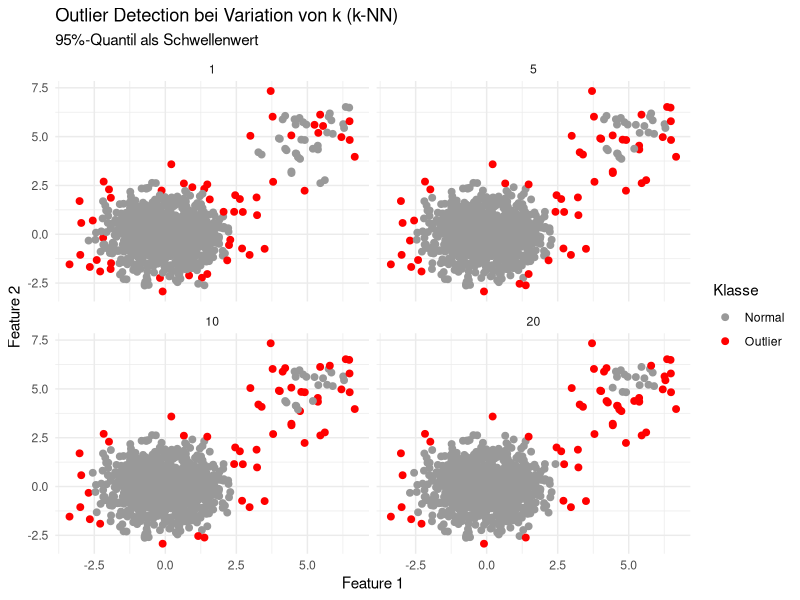

Generate this figure with R:
library(FNN)
library(dplyr)
library(ggplot2)

set.seed(42)
n <- 1000
p <- 2  # 2D für Visualisierung
normal_data <- matrix(rnorm(n * p, mean = 0, sd = 1), ncol = p)
anomaly_data <- matrix(rnorm(50 * p, mean = 5, sd = 1), ncol = p)
data <- rbind(normal_data, anomaly_data)
labels <- c(rep(0, n), rep(1, 50))  # 0 = normal, 1 = anomaly
colnames(data) <- c("f1", "f2")

# Wir probieren verschiedene k-Werte
k_values <- c(1, 5, 10, 20)

# Wir erstellen eine leere Liste für spätere Ergebnisse
results_list <- list()

for(k in k_values) {
  # k-NN-Distanzen berechnen
  knn_distances <- knn.dist(data, k = k)
  knn_scores <- rowMeans(knn_distances)
  
  # Schwellenwert (z.B. 95%-Quantil)
  threshold <- quantile(knn_scores, 0.95)
  
  # Outlier-Prediction
  knn_pred <- ifelse(knn_scores > threshold, 1, 0)
  
  # Ergebnis als Data Frame speichern
  df_k <- data.frame(
    f1 = data[,1],
    f2 = data[,2],
    k = factor(k),               # k als Faktor, damit wir facetten können
    knnScore = knn_scores,
    isOutlier = factor(knn_pred, labels = c("Normal", "Outlier"))
  )
  
  # Dem results_list hinzufügen
  results_list[[paste0("k=", k)]] <- df_k
}

# Alle Data Frames zusammenfügen
combined_df <- do.call(rbind, results_list)

# Facet-Plot: Jede Facette entspricht einem k-Wert
ggplot(combined_df, aes(x = f1, y = f2, color = isOutlier)) +
  geom_point(size = 2) +
  facet_wrap(~ k) +
  scale_color_manual(values = c("Normal" = "gray60", "Outlier" = "red")) +
  labs(
    title = "Outlier Detection bei Variation von k (k-NN)",
    subtitle = "95%-Quantil als Schwellenwert",
    x = "Feature 1",
    y = "Feature 2",
    color = "Klasse"
  ) +
  theme_minimal()
